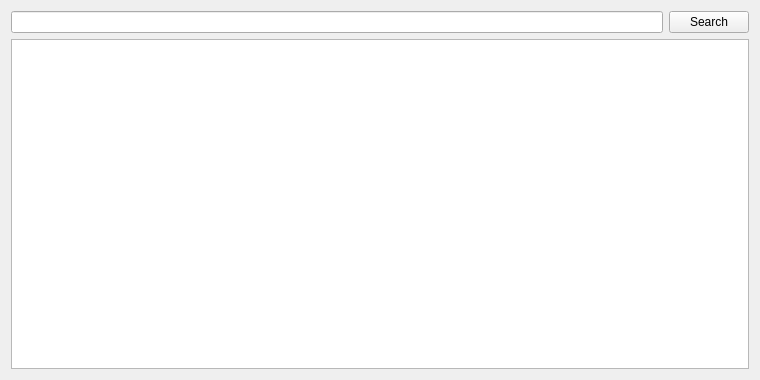
<?xml version="1.0" encoding="UTF-8"?>
<ui version="4.0">
 <class>torntPage</class>
 <widget class="QWidget" name="torntPage">
  <property name="geometry">
   <rect>
    <x>0</x>
    <y>0</y>
    <width>760</width>
    <height>380</height>
   </rect>
  </property>
  <property name="windowTitle">
   <string>tornt List</string>
  </property>
  <layout class="QVBoxLayout" name="verticalLayout">
   <item>
    <layout class="QHBoxLayout" name="horizontalLayout_2">
     <item>
      <widget class="QLineEdit" name="lineEdit"/>
     </item>
     <item>
      <widget class="QPushButton" name="searchButton">
       <property name="text">
        <string>Search</string>
       </property>
      </widget>
     </item>
    </layout>
   </item>
   <item>
    <widget class="QTableView" name="tableView">
     <property name="contextMenuPolicy">
      <enum>Qt::CustomContextMenu</enum>
     </property>
     <property name="toolTip">
      <string>Double-click to edit address or label</string>
     </property>
     <property name="tabKeyNavigation">
      <bool>false</bool>
     </property>
     <property name="alternatingRowColors">
      <bool>true</bool>
     </property>
     <property name="selectionMode">
      <enum>QAbstractItemView::SingleSelection</enum>
     </property>
     <property name="selectionBehavior">
      <enum>QAbstractItemView::SelectRows</enum>
     </property>
     <property name="sortingEnabled">
      <bool>true</bool>
     </property>
     <attribute name="verticalHeaderVisible">
      <bool>false</bool>
     </attribute>
    </widget>
   </item>
  </layout>
 </widget>
 <resources/>
 <connections/>
</ui>
